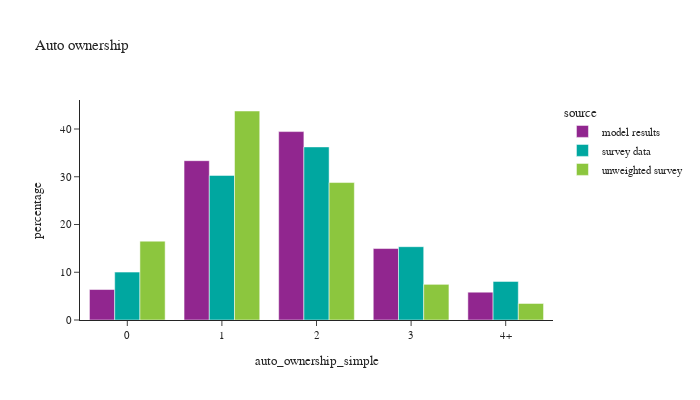

Write notebook code for a chart like this one.
### Markdown cell above
## Auto ownership across all households

### Code cell
df_plot = hh_data.groupby(['source','auto_ownership_simple'])['hh_weight'].sum().reset_index()

df_plot['percentage'] = df_plot.groupby(['source'], group_keys=False)['hh_weight'].\
        apply(lambda x: 100 * x / float(x.sum()))
df_plot['source'] = df_plot['source'].astype(pd.CategoricalDtype(['model results', 'survey data', 'unweighted survey']))

fig = px.bar(df_plot.sort_values(by=['source']), x="auto_ownership_simple", y="percentage", color="source",
             barmode="group",
             title="Auto ownership")
fig.update_layout(height=400, width=700, font=dict(size=11))
fig.show()

### Figure 1 — Plotly figure (JSON) as saved in the notebook; plotly's stock layout.template omitted (floating-point values rounded to 4 significant figures)
{"data": [{"alignmentgroup": "True", "hovertemplate": "source=model results<br>auto_ownership_simple=%{x}<br>percentage=%{y}<extra></extra>", "legendgroup": "model results", "marker": {"color": "#91268F", "pattern": {"shape": ""}}, "name": "model results", "offsetgroup": "model results", "orientation": "v", "showlegend": true, "textposition": "auto", "type": "bar", "x": ["0", "1", "2", "3", "4+"], "xaxis": "x", "y": [6.383, 33.37, 39.46, 14.97, 5.82], "yaxis": "y"}, {"alignmentgroup": "True", "hovertemplate": "source=survey data<br>auto_ownership_simple=%{x}<br>percentage=%{y}<extra></extra>", "legendgroup": "survey data", "marker": {"color": "#00A7A0", "pattern": {"shape": ""}}, "name": "survey data", "offsetgroup": "survey data", "orientation": "v", "showlegend": true, "textposition": "auto", "type": "bar", "x": ["0", "1", "2", "3", "4+"], "xaxis": "x", "y": [10.03, 30.28, 36.25, 15.35, 8.088], "yaxis": "y"}, {"alignmentgroup": "True", "hovertemplate": "source=unweighted survey<br>auto_ownership_simple=%{x}<br>percentage=%{y}<extra></extra>", "legendgroup": "unweighted survey", "marker": {"color": "#8CC63E", "pattern": {"shape": ""}}, "name": "unweighted survey", "offsetgroup": "unweighted survey", "orientation": "v", "showlegend": true, "textposition": "auto", "type": "bar", "x": ["0", "1", "2", "3", "4+"], "xaxis": "x", "y": [16.51, 43.77, 28.79, 7.468, 3.463], "yaxis": "y"}], "layout": {"barmode": "group", "font": {"size": 11}, "height": 400, "legend": {"title": {"text": "source"}, "tracegroupgap": 0}, "title": {"text": "Auto ownership"}, "width": 700, "xaxis": {"anchor": "y", "domain": [0.0, 1.0], "title": {"text": "auto_ownership_simple"}}, "yaxis": {"anchor": "x", "domain": [0.0, 1.0], "title": {"text": "percentage"}}}}
